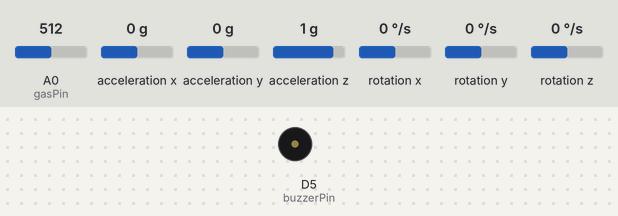
Recording of a sketch running on a simulated ESP8266 (NodeMCU). Shown: buzzer (waves = sounding, pin HIGH). The test bench sets the inputs (shaded band); at power-on: acceleration x 0 g, A0 (gasPin) = 512, acceleration y 0 g, acceleration z 1 g, rotation x 0 °/s, rotation y 0 °/s, rotation z 0 °/s. WiFi joins after 1.5 s; servers stay silent unless stated; what the sketch prints to the serial monitor is not drawn.

Above: at 3.0 s.
3.1 s: acceleration x set to -1.4 g
At 9.1 s:
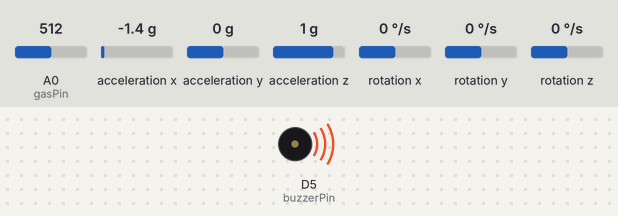
9.8 s: A0 (gasPin) set to 660
Timing chart, 0 to 12.8 s (numbered marks = the images above; inputs shaded):
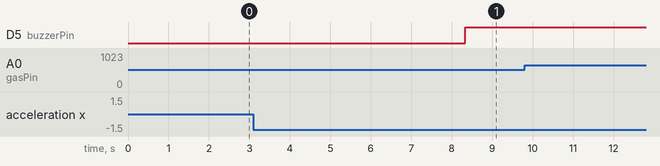

Measured:
- after the input at 3.1 s, D5 (buzzerPin): LOW → HIGH after 5.2 s
- after the input at 9.8 s, every drawn part: stays the same

The sketch:

MineGuard.ino
```cpp
#include <ESP8266WiFi.h>
#include <FirebaseESP8266.h>
#include <Wire.h>
#include <MPU6050.h>
#include <WiFiClientSecure.h>
#include <UniversalTelegramBot.h>
#include <math.h>

// WiFi credentials
#define WIFI_SSID "FF7C-B76C"
#define WIFI_PASSWORD "77777777"

// Firebase credentials
#define FIREBASE_HOST "mining-helmet-78c46-default-rtdb.firebaseio.com"
#define FIREBASE_AUTH "Kvb7TvtUIm8AV4hROupEdAqQALAdZ2RNki9MEGli"

// Telegram credentials
#define BOT_TOKEN "7410501396:AAFCoRGnujaCgGQth4IM4pwunCfUdIBHXpc"
#define CHAT_ID "5672531170"

// Firebase
FirebaseData fbdo;
FirebaseAuth auth;
FirebaseConfig config;

// Telegram
WiFiClientSecure secured_client;
UniversalTelegramBot bot(BOT_TOKEN, secured_client);

// Sensors
MPU6050 mpu;
int gasPin = A0;
int buzzerPin = D5;  // Buzzer connected to D5

// Alert flags
bool gasAlertSent = false;
bool fallAlertSent = false;

void setup() {
  Serial.begin(115200);
  pinMode(gasPin, INPUT);
  pinMode(buzzerPin, OUTPUT);
  digitalWrite(buzzerPin, LOW);

  // WiFi
  WiFi.begin(WIFI_SSID, WIFI_PASSWORD);
  Serial.print("Connecting to WiFi");
  while (WiFi.status() != WL_CONNECTED) {
    delay(500);
    Serial.print(".");
  }
  Serial.println("\n✅ WiFi connected");

  // Firebase
  config.host = FIREBASE_HOST;
  config.signer.tokens.legacy_token = FIREBASE_AUTH;
  Firebase.begin(&config, &auth);
  Firebase.reconnectWiFi(true);

  // MPU6050
  Wire.begin(D2, D1);  // SDA=D2, SCL=D1
  mpu.initialize();

  // Telegram SSL
  secured_client.setInsecure();

  // Initial read and message
  int gasValue = analogRead(gasPin);
  int16_t ax, ay, az, gx, gy, gz;
  mpu.getMotion6(&ax, &ay, &az, &gx, &gy, &gz);
  float axg = ax / 16384.0;
  float ayg = ay / 16384.0;
  float azg = az / 16384.0;
  float totalAccel = sqrt(axg * axg + ayg * ayg + azg * azg);

  String initMessage = "⛑ Helmet Monitoring Started!\n"
                       "Gas Value: " + String(gasValue) + "\n"
                       "Acceleration: " + String(totalAccel, 2) + " g";
  bot.sendMessage(CHAT_ID, initMessage, "Markdown");
}

void loop() {
  // GAS Sensor
  int gasValue = analogRead(gasPin);
  String gasStatus = (gasValue > 650) ? "🔥 Gas Detected" : "✅ Normal";

  // MPU6050 - Acceleration
  int16_t ax, ay, az, gx, gy, gz;
  mpu.getMotion6(&ax, &ay, &az, &gx, &gy, &gz);
  float axg = ax / 16384.0;
  float ayg = ay / 16384.0;
  float azg = az / 16384.0;
  float totalAccel = sqrt(axg * axg + ayg * ayg + azg * azg);
  String fallStatus = (totalAccel > 1) ? "🚨 Fall Detected" : "✅ Normal";

  // Serial Debug
  Serial.println("\n===== HELMET STATUS =====");
  Serial.print("Gas Value     : "); Serial.println(gasValue);
  Serial.print("Gas Status    : "); Serial.println(gasStatus);
  Serial.print("Acceleration  : "); Serial.println(totalAccel);
  Serial.print("Fall Status   : "); Serial.println(fallStatus);
  Serial.println("==========================");

  // Firebase
  Firebase.setInt(fbdo, "/Helmet/gasValue", gasValue);
  Firebase.setString(fbdo, "/Helmet/gasStatus", gasStatus);
  Firebase.setFloat(fbdo, "/Helmet/acceleration", totalAccel);
  Firebase.setString(fbdo, "/Helmet/fallStatus", fallStatus);

  // Telegram + Buzzer for Gas
  if (gasStatus == "🔥 Gas Detected" && !gasAlertSent) {
    String msg = "🚨 Gas Alert!\nGas Level: " + String(gasValue) + "";
    bot.sendMessage(CHAT_ID, msg, "Markdown");
    digitalWrite(buzzerPin, HIGH);  // Buzzer ON
    gasAlertSent = true;
  } else if (gasStatus == "✅ Normal") {
    gasAlertSent = false;
  }

  // Telegram + Buzzer for Fall
  if (fallStatus == "🚨 Fall Detected" && !fallAlertSent) {
    String msg = "⚠ Fall Detected!\nAcceleration: " + String(totalAccel, 2) + " g";
    bot.sendMessage(CHAT_ID, msg, "Markdown");
    digitalWrite(buzzerPin, HIGH);  // Buzzer ON
    fallAlertSent = true;
  } else if (fallStatus == "✅ Normal") {
    fallAlertSent = false;
  }

  // Turn off buzzer if everything normal
  if (gasStatus == "✅ Normal" && fallStatus == "✅ Normal") {
    digitalWrite(buzzerPin, LOW); // Buzzer OFF
  }

  delay(5000);
}
```
